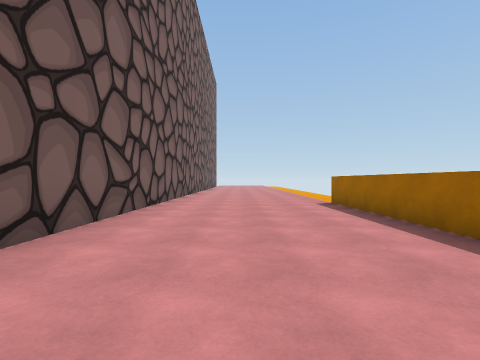
View 1 (above)

15 first-person views from a walk through a Unity game level. The camera is 1.3 m above the floor, looks level and sees 85° across. The floor is counted in squares, 2 m on a side. Each view is taken from the middle of a square. On the plan, view 1 faces up. The plan holds only what a view shows up to about 9 squares ahead; the rest is blank. The place goes on beyond the plan.

View 2
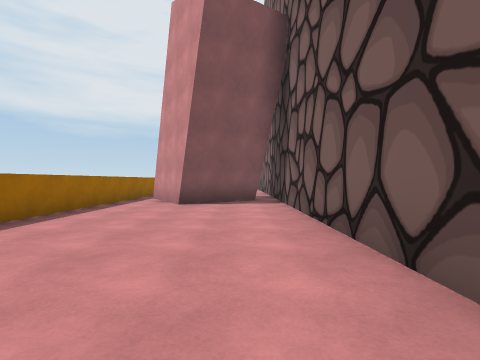

View 3
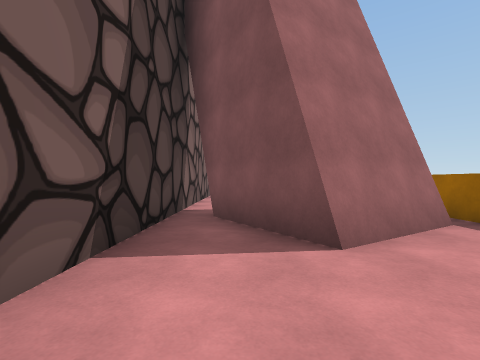

View 4
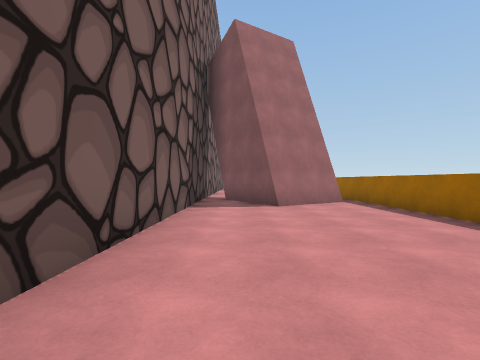

View 5
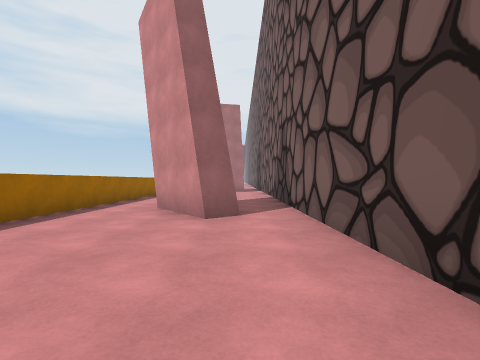

View 6
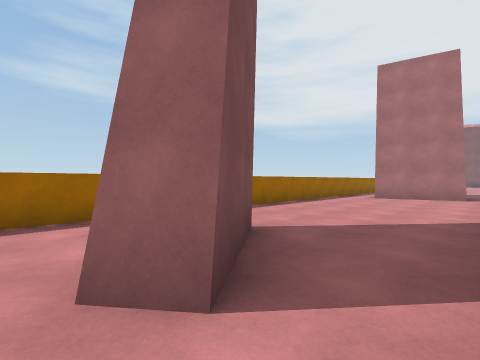

View 7
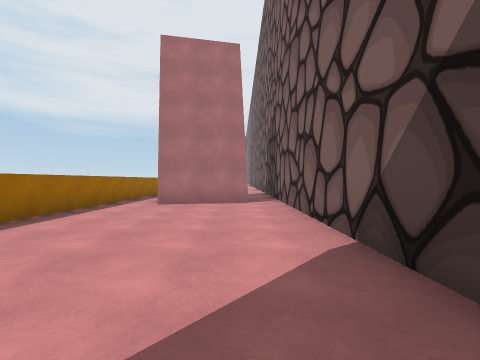

View 8
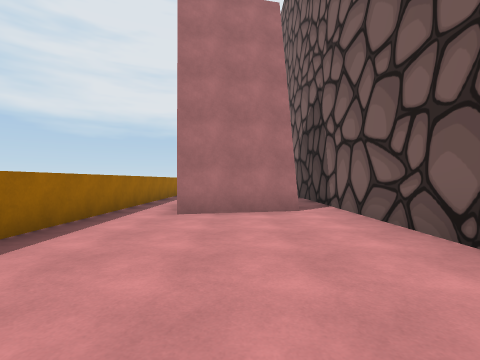

View 9
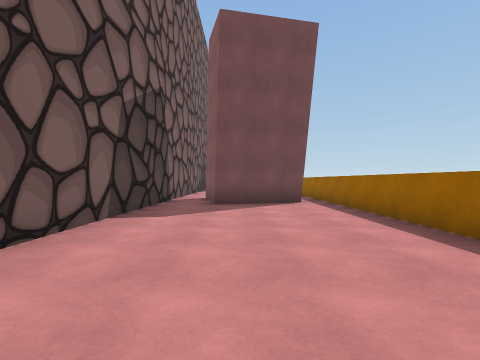

View 10
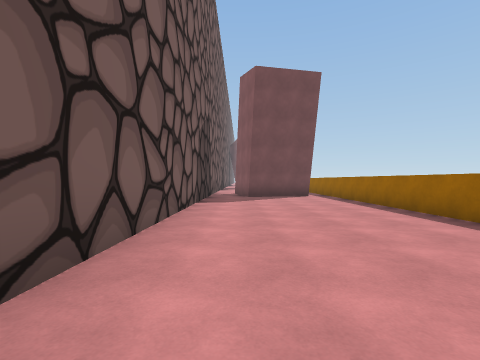

View 11
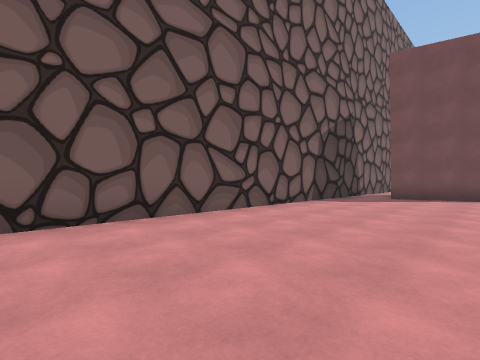

View 12
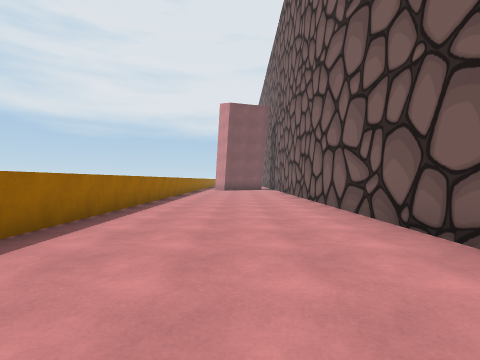

View 13
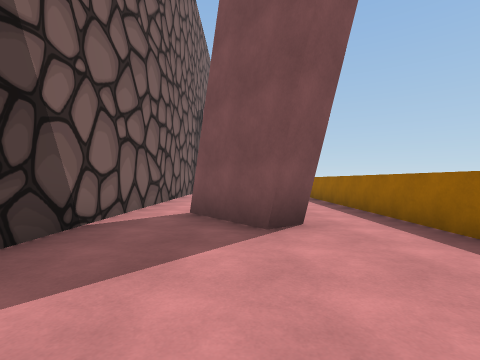

View 14
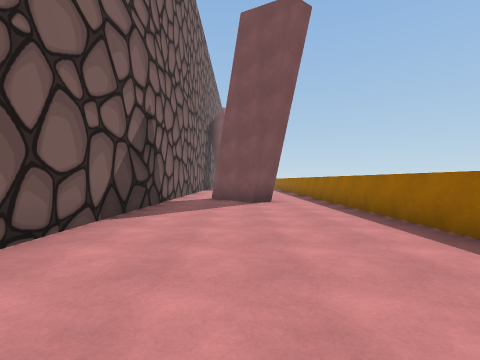

View 15
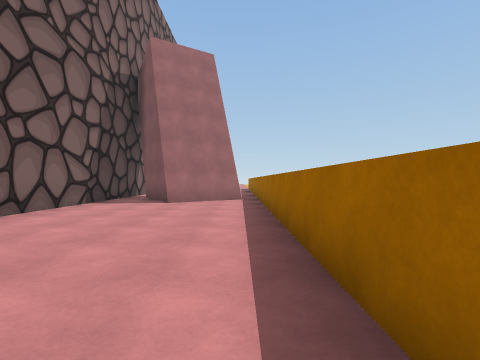

### Floor plan
Key: @ floor where view 1 was taken; # wall or solid block; . floor; ^ raised ledge.
Columns run from 3 left of view 1 to 3 right of it. Each row starts with its distance up from view 1.
  7 #.....#
  6 #.....^
  5 #.....^
  4 #.....^
  3 #.....^
  2 #.....^
  1 #.....^
  0 #..@..^
 -1 #..#..^
 -2 #.###.^
 -3 #.####^
 -4 #..#..^
 -5 #.....^
 -6 #.....^
 -7 #.....^
 -8 #.....^
 -9 #.....^
-10 #.....^
-11 #.....^
-12 #..#..^
-13 #..##.^
-14 #.....^
-15 #.....^
-16 #.....^
-17 #.....^
-18 #.....^
-19 #.....^
-20 #.....^
-21 #.....^
-22 #.###.^
-23 #.###.^
-24 #..#..^
-25 #.....^
-26 #.....^
-27 #.....^
-28 #.....^
-29 #.....^
-30 #.....^
-31 #.....^
-32 #.....^
-33 #.....^
-34 #.....^

Positions as (right, up) in squares from view 1, and headings:
1: (0, 0), facing up
2: (-1, 6), facing down
3: (-1, -7), facing up
4: (-1, -11), facing up
5: (-1, -7), facing down
6: (-2, -11), facing down-right
7: (-1, -14), facing down
8: (0, -16), facing down
9: (0, -31), facing up
10: (-1, -34), facing up
11: (2, -34), facing up-left
12: (0, -25), facing down
13: (0, -17), facing up
14: (0, -21), facing up
15: (2, -12), facing up
